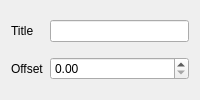
<?xml version="1.0" encoding="UTF-8"?>
<ui version="4.0">
 <class>QgsDigitizingGuideToolUserInputWidget</class>
 <widget class="QWidget" name="QgsDigitizingGuideToolUserInputWidget">
  <property name="geometry">
   <rect>
    <x>0</x>
    <y>0</y>
    <width>200</width>
    <height>100</height>
   </rect>
  </property>
  <property name="minimumSize">
   <size>
    <width>200</width>
    <height>100</height>
   </size>
  </property>
  <property name="windowTitle">
   <string>Map Guides User Input</string>
  </property>
  <property name="autoFillBackground">
   <bool>true</bool>
  </property>
  <layout class="QGridLayout" name="gridLayout">
   <item row="0" column="1">
    <widget class="QLineEdit" name="mTitleLineEdit"/>
   </item>
   <item row="1" column="1">
    <widget class="QDoubleSpinBox" name="mOffsetSpinBox"/>
   </item>
   <item row="0" column="0">
    <widget class="QLabel" name="label">
     <property name="text">
      <string>Title</string>
     </property>
    </widget>
   </item>
   <item row="1" column="0">
    <widget class="QLabel" name="mOffsetLabel">
     <property name="text">
      <string>Offset</string>
     </property>
    </widget>
   </item>
  </layout>
 </widget>
 <resources/>
 <connections/>
</ui>
